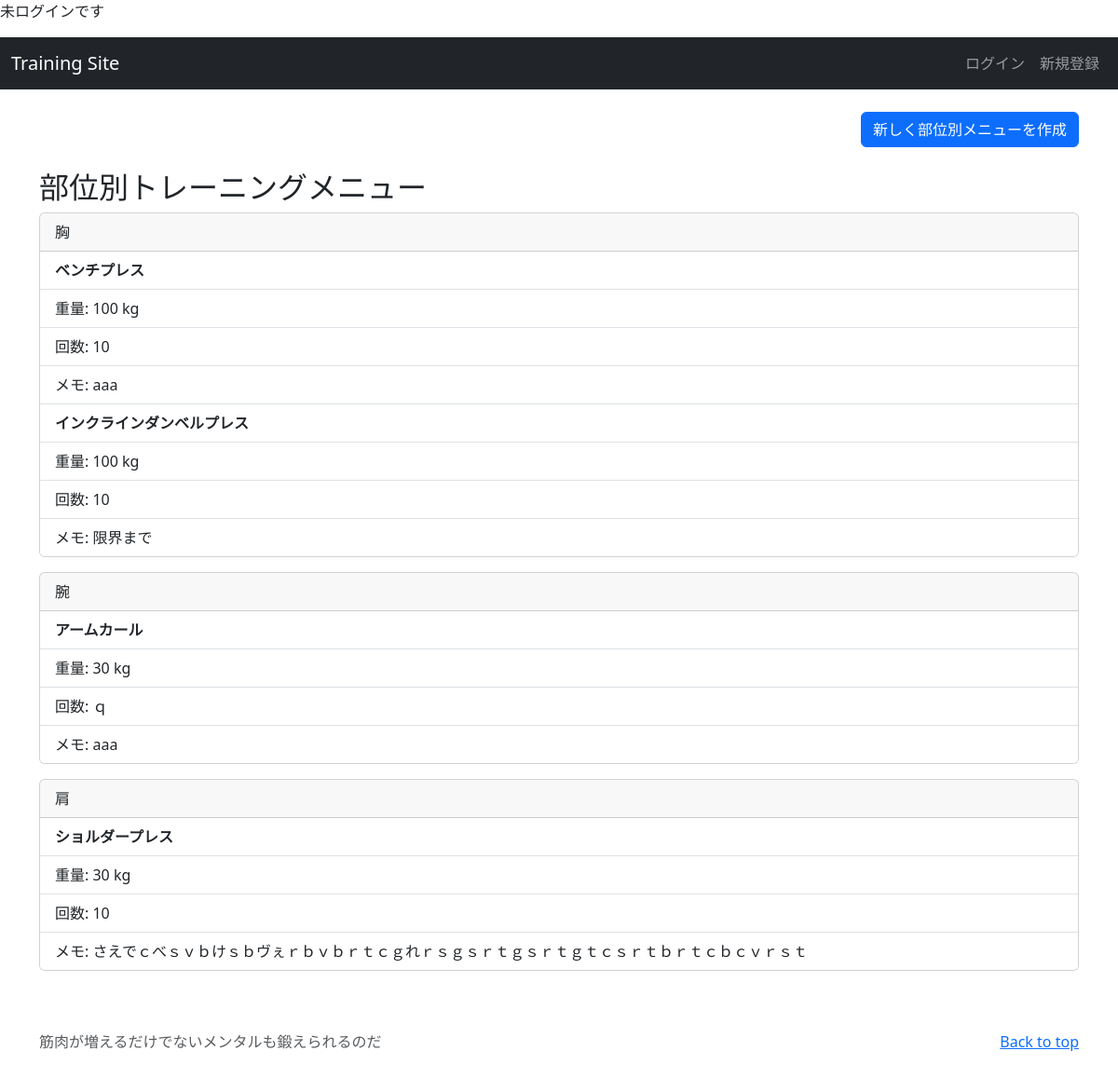
Page /record_list/1/ on the earlier database version.
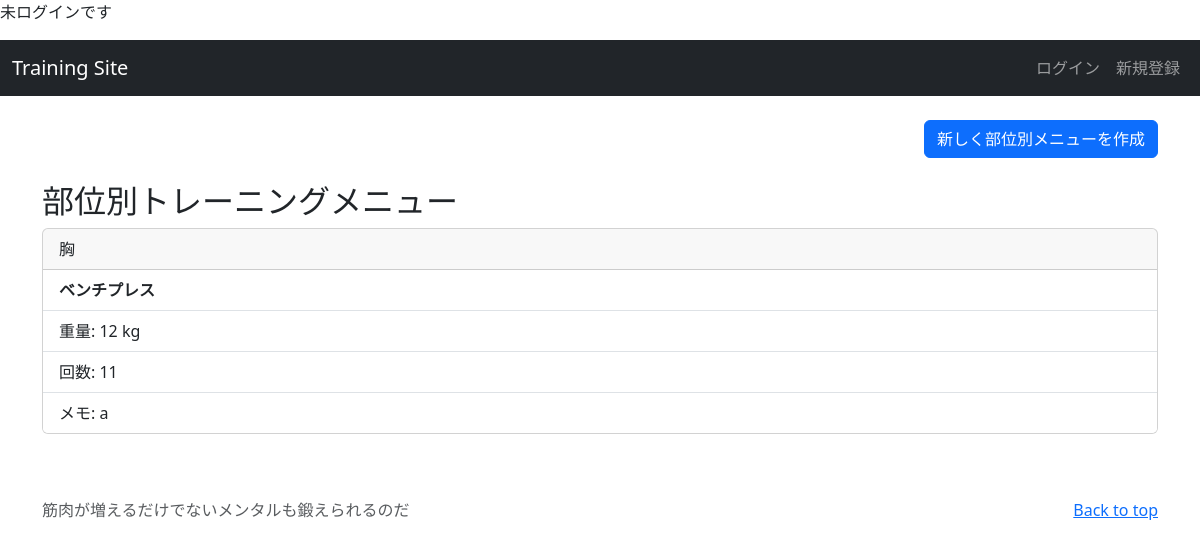
Same page on the later database version.
### training/models.py (models this page shows, shortened)
class MenuItem(models.Model):
    user = models.ForeignKey(CustomUser, verbose_name='ユーザ', on_delete=models.CASCADE,)
    parts = models.CharField(verbose_name='部位', max_length=20,)
    content = models.CharField(verbose_name='種目', max_length=100,)
    weight = models.IntegerField(verbose_name='重量',)
    rep = models.IntegerField(verbose_name='回数', )
    memo = models.TextField(verbose_name='メモ',null=True,)
    posted_at = models.DateField(verbose_name='投稿日時',auto_now_add=True,)

### training/views.py (the view)
# urls.py: path('record_list/<int:user>/', views.RecordListView.as_view(), name='record_list'),
class RecordListView(ListView):
    model = MenuItem
    template_name = 'menu_list.html'
    context_object_name = 'items'
    queryset = MenuItem.objects.order_by('-posted_at')
    paginate_by = 7

### training/templates/menu_list.html (shortened to what this page needs)
{% extends 'base.html' %}
{% block content %}
<div class="mb-4 text-end">
    <a href="{% url 'training:post_menu' %}" class="btn btn-primary">
        新しく部位別メニューを作成
    </a>
</div>
<h2>部位別トレーニングメニュー</h2>
{% if items %}
  {% regroup items by parts as grouped_items %}
  {% for group in grouped_items %}
    <div class="card mb-3">
      <div class="card-header">{{ group.grouper }}</div>
      <ul class="list-group list-group-flush">
        {% for item in group.list %}
          <li class="list-group-item"><strong>{{ item.content }}</strong></li>
          <li class="list-group-item">重量: {{ item.weight }} kg</li>
          <li class="list-group-item">回数: {{ item.rep }}</li>
          <li class="list-group-item">メモ: {{ item.memo }}</li>
        {% endfor %}
      </ul>
    </div>
  {% endfor %}
{% endif %}
{% endblock %}

Differences in the rows shown:
removed MenuItem: content "インクラインダンベルプレス", weight "100", rep "10", memo "限界まで", shown under "胸"
removed MenuItem: content "アームカール", weight "30", rep "ｑ", memo "aaa", shown under "腕"
removed MenuItem: content "ショルダープレス", weight "30", rep "10", memo "さえでｃべｓｖｂけｓｂヴぇｒｂｖｂｒｔｃｇれｒｓｇｓｒｔｇｓｒｔｇｔｃｓｒｔｂｒｔｃｂｃｖｒｓｔ", shown under "肩"
changed MenuItem "ベンチプレス": weight "100" → "12"; rep "10" → "11"; memo "aaa" → "a"
Other differences:
list line gone: "腕"
list line gone: "肩"
